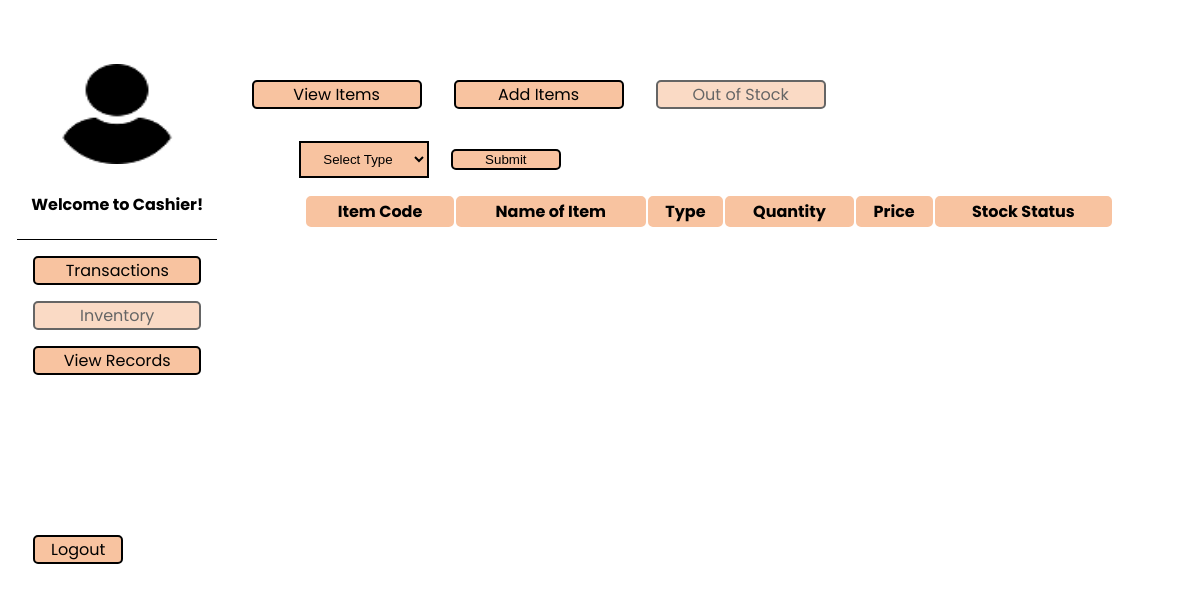
Before: /inventory/out_stock.php with the older database file.
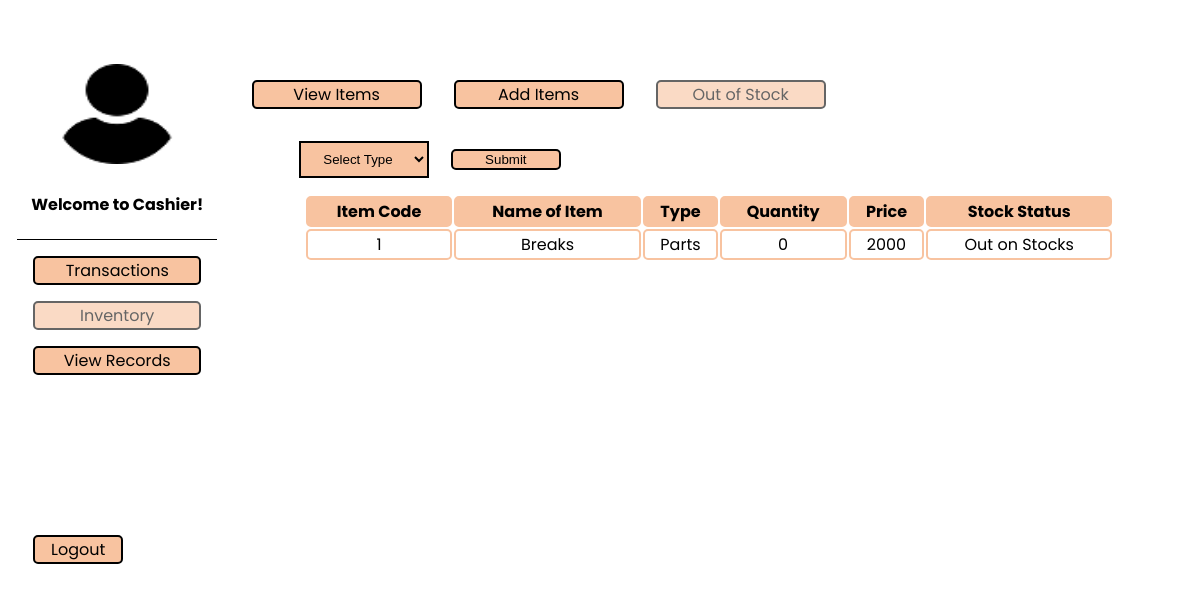
After: the same page with the newer database file.
### tables this page shows
CREATE TABLE `tbl_inventory` (
  `item_id` int(10) NOT NULL,
  `item_name` varchar(255) NOT NULL,
  `type` varchar(255) NOT NULL,
  `quantity` int(11) NOT NULL,
  `price` int(11) NOT NULL,
  `image` varchar(255) NOT NULL,
  `description` varchar(255) NOT NULL
);

### inventory/out_stock.php (the view, shortened to what this page needs)
<?php
include "../dbcon.php";
$search = $_GET['type'] ?? '';
if ($search) {
    $statement = $pdo->prepare('SELECT * FROM tbl_inventory where type like :INAME where quantity = 0');
    $statement->bindValue(':INAME', "%$search%");
} else {
    $statement = $pdo->prepare('SELECT * FROM tbl_inventory where quantity = 0');
}
$statement->execute();
$row = $statement->fetchAll(PDO::FETCH_ASSOC);
?>
<!DOCTYPE html>
<html lang="en">
  <head>
    <link rel="stylesheet" href="../css/index.css" />
  </head>
  <body>
    <div class="admin-main">
      <div class="admin-image">
        <img
          src="../images/logoo.png"
          alt="admin logo"
          width="120"
          height="100"
        />
        <?php if ($_SESSION["Roles"] == 'admin'): ?>
          <h4>Welcome to Admin!</h4>
        <?php else: ?>
          <h4>Welcome to Cashier!</h4>
        <?php endif;?>
      </div>
      <ul>
        <li><a href="../order/order.php">Transactions</a></li>
        <li class="disabled" ><a href="inventory.php">Inventory</a></li>
        <li><a href="../view_orders/viewitem.php">View Records</a></li>
        <li class="logout"><a href="../logout.php">Logout</a></li>
      </ul>
    </div>
    <div class="admin-contents">
      <div class="navbar">
        <li><a href="inventory.php">View Items</a></li>
        <li><a href="add_inventory.php">Add Items</a></li>
        <li class="disabled"><a href="#contact">Out of Stock</a></li>
      </div>
      <div class="admin-tables">
        <div class="admin-select">
          <form method="get" action="">
            <select name="type">
              <option selected value="">Select Type</option>
            </select>
            <input type="submit" value="Submit" />
          </form>
        </div>
        <table class="inventory">
        <tr>
            <th>Item Code</th>
            <th>Name of Item</th>
            <th>Type</th>
            <th>Quantity</th>
            <th>Price</th>
            <th>Stock Status</th>
        </tr>
          <?php foreach ($row as $i => $item):?>
        <tr>
			<td><?php echo $item['item_id']; ?></td>
			<td><?php echo $item['item_name']; ?></td>
			<td><?php echo $item['type']; ?></td>
			<td><?php echo $item['quantity']; ?></td>
			<td><?php echo $item['price']; ?></td>
			<td>Out on Stocks</td>
      </tr>
        <?php endforeach;?>
        </table>
      </div>
    </div>
  </body>
</html>

Changed rows visible on the page:
now on this page (row edited): tbl_inventory: item_id "1", item_name "Breaks", type "Parts", quantity "0", price "2000"
